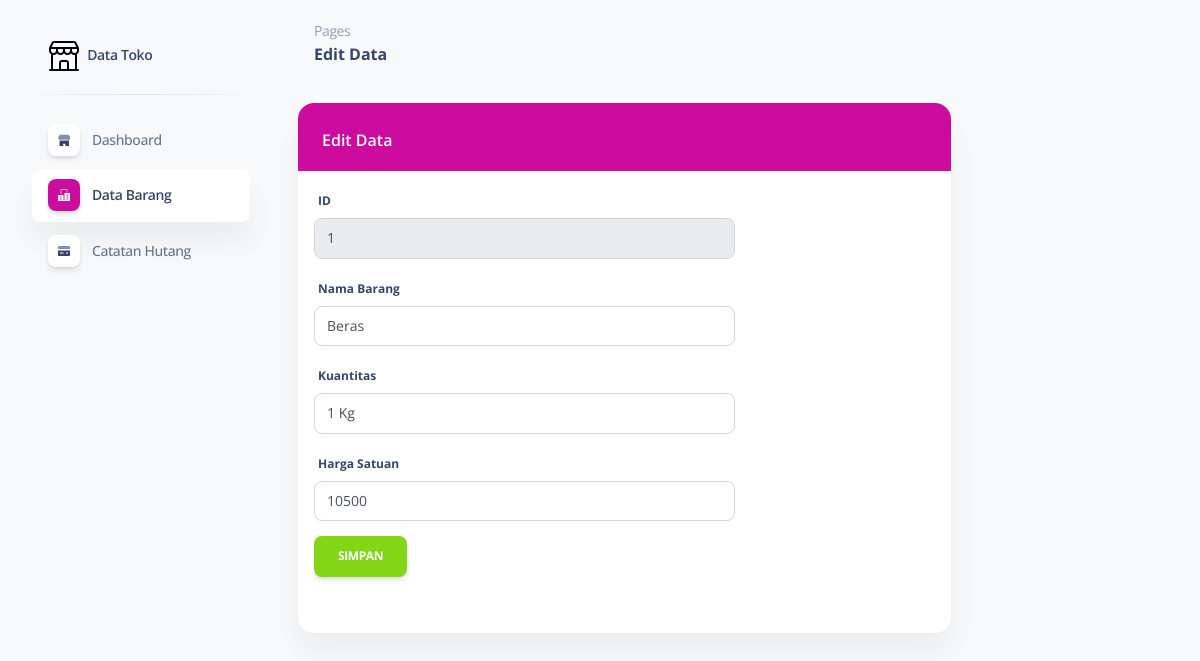
The page /page/barang/ubah.php?id_barang=1 on the database its author committed.
### tables this page shows
CREATE TABLE `tb_barang` (
  `id_barang` int(10) NOT NULL,
  `nama_barang` varchar(200) NOT NULL,
  `kuantitas` varchar(50) DEFAULT NULL,
  `harga_satuan` varchar(40) DEFAULT NULL
);

### page/barang/ubah.php (the view, shortened to what this page needs)
<!DOCTYPE html>
<html lang="en">
<head>
    <link href="../../assets/css/nucleo-icons.css" rel="stylesheet" />
    <link href="../../assets/css/nucleo-svg.css" rel="stylesheet" />
    <link href="../../assets/css/nucleo-svg.css" rel="stylesheet" />
    <link id="pagestyle" href="../../assets/css/soft-ui-dashboard.css?v=1.0.3" rel="stylesheet" />
    <link href="../../assets/js/dataTables/dataTables.bootstrap.css" rel="stylesheet" />
</head>
<body class="g-sidenav-show  bg-gray-100">
<aside class="sidenav navbar navbar-vertical navbar-expand-xs border-0 border-radius-xl my-3 fixed-start ms-3 ps ps--active-y" id="sidenav-main">
    <div class="sidenav-header">
        <a class="navbar-brand m-0" href="../../index.php">
            <img src="../../assets/img/shop.png" class="navbar-brand-img h-100" alt="main_logo">
            <span class="ms-1 font-weight-bold">Data Toko</span>
        </a>
    </div>
    <hr class="horizontal dark mt-0">
    <div class="collapse navbar-collapse  w-auto  max-height-vh-100 h-100" id="sidenav-collapse-main">
        <ul class="navbar-nav">
            <li class="nav-item">
                <a class="nav-link  " href="../../index.php">
                    <div class="icon icon-shape icon-sm shadow border-radius-md bg-white text-center me-2 d-flex align-items-center justify-content-center">
                    </div>
                    <span class="nav-link-text ms-1">Dashboard</span>
                </a>
            </li>
            <li class="nav-item">
                <a class="nav-link  active" href="barang.php">
                    <div class="icon icon-shape icon-sm shadow border-radius-md bg-white text-center me-2 d-flex align-items-center justify-content-center">
                    </div>
                    <span class="nav-link-text ms-1">Data Barang</span>
                </a>
            </li>
            <li class="nav-item">
                <a class="nav-link  " href="../hutang/hutang.php">
                    <div class="icon icon-shape icon-sm shadow border-radius-md bg-white text-center me-2 d-flex align-items-center justify-content-center">
                    </div>
                    <span class="nav-link-text ms-1">Catatan Hutang</span>
                </a>
            </li>
        </ul>
    </div>
</aside>
<main class="main-content position-relative max-height-vh-100 h-100 mt-1 border-radius-lg ">
    <nav class="navbar navbar-main navbar-expand-lg px-0 mx-4 shadow-none border-radius-xl" id="navbarBlur" navbar-scroll="true">
        <div class="container-fluid py-1 px-3">
            <nav aria-label="breadcrumb">
                <ol class="breadcrumb bg-transparent mb-0 pb-0 pt-1 px-0 me-sm-6 me-5">
                    <li class="breadcrumb-item text-sm"><a class="opacity-5 text-dark" href="javascript:;">Pages</a></li>
                </ol>
                <h6 class="font-weight-bolder mb-0">Edit Data</h6>
            </nav>
        </div>
    </nav>
    <div class="container-fluid py-4">
        <div class="row">
            <div class="col-9">
                <div class="card mb-4">
                    <div class="card-header pb-0 " style="background-color: #cb0c9f;">
                        <h6 style="color: #ffffff; padding-bottom: 10px;">Edit Data</h6>
                    </div>
                    <div class="card-body p-3">
                        <div class="card-body px-0 pt-0 pb-2">
                            <div class="table-responsive p-0">
                                <div class="panel panel-primary">
                                    <div class="panel-body col-lg-11">
                                        <div class="row">
                                            <div class="col-md-9">
                                                <form method="POST">
                                                    <?php
                                                    include ('../../functions.php');
                                                    if(isset($_GET['id_barang'])) {
                                                        $sqlEdit = $koneksi->query("select * from tb_barang where id_barang='$_GET[id_barang]'");
                                                        $tampil = mysqli_fetch_array($sqlEdit);
                                                    }
                                                    ?>
                                                    <div class="form-group">
                                                        <label>ID</label>
                                                        <input class="form-control" name="id_barang" value="<?php echo $tampil['id_barang']; ?>" readonly />
                                                    </div>
                                                    <div class="form-group">
                                                        <label>Nama Barang</label>
                                                        <input class="form-control" name="nama_barang" value="<?php echo $tampil['nama_barang']; ?>" />
                                                    </div>
                                                    <div class="form-group">
                                                        <label>Kuantitas</label>
                                                        <input class="form-control" name="kuantitas" value="<?php echo $tampil['kuantitas']; ?>"/>
                                                    </div>
                                                    <div class="form-group">
                                                        <label>Harga Satuan</label>
                                                        <input class="form-control" name="harga_satuan" value="<?php echo $tampil['harga_satuan']; ?>"/>
                                                        <div class="form-group">
                                                            <input type="submit" name="Simpan" value="Simpan" class="btn btn-success" style="margin-top: 15px;" />
                                                        </div>
                                                    </div>
                                                </form>
                                            </div>
                                        </div>
                                    </div>
                                </div>
                            </div>
                        </div>
                    </div>
                </div>
            </div>
        </div>
    </div>
</main>
</body>
</html>

### assets/css/nucleo-svg.css (style rules this page uses)
.icon { display: inline-block; color: #111111; height: 1em; width: 1em; }
.icon-sm { height: 0.8em; width: 0.8em; }
.icon { fill: currentColor; stroke: none; }

### rows shown on the page
tb_barang: id_barang "1", nama_barang "Beras", kuantitas "1 Kg", harga_satuan "10500"
